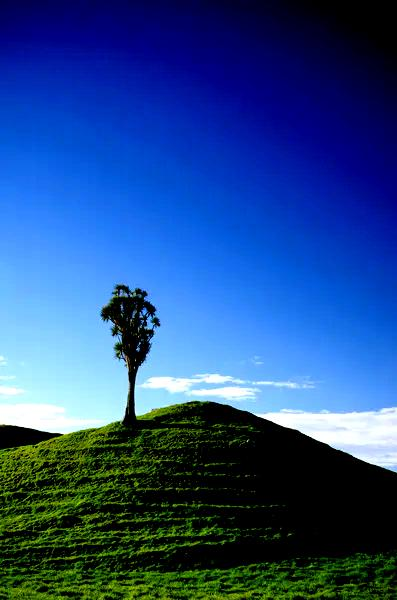
#> input picture normalize.jpg, 397 x 600 px
$ python task5.py
#> lines starting #> are read from the running program, lines starting #| are printed output that depends on the picture
from PIL import Image
from matplotlib import pyplot as plt
import numpy as np
import cv2

def makeHis(filename):
    img = cv2.imread(filename, 0)
    plt.hist(img.ravel(), 256, [0, 256])
    plt.show()

def normalizeRed(intensity):
    iI = intensity
    minI = 86
    maxI = 230
    minO = 0
    maxO = 255
    iO = (iI - minI) * (((maxO - minO) / (maxI - minI)) + minO)
    return iO

def normalizeGreen(intensity):
    iI = intensity
    minI = 90
    maxI = 225
    minO = 0
    maxO = 255
    iO = (iI - minI) * (((maxO - minO) / (maxI - minI)) + minO)
    return iO

def normalizeBlue(intensity):
    iI = intensity
    minI = 100
    maxI = 210
    minO = 0
    maxO = 255
    iO = (iI - minI) * (((maxO - minO) / (maxI - minI)) + minO)
    return iO


img = cv2.imread('normalize.jpg', 0)
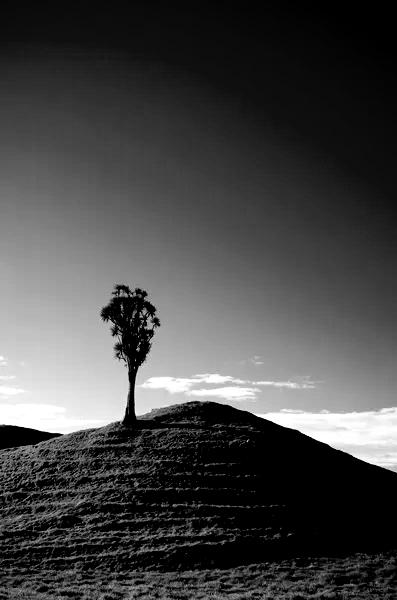
#> img: shape (600, 397); min 0, max 255, mean 70.6
plt.imshow(img, cmap='gray')


def make_histogram(image, bins=256):
    histogram = np.zeros(bins)
    for pixel in image:
        histogram[pixel] += 1


    return histogram
def cumsum(values):
    result = [values[0]]
    for i in values[1:]:
        result.append(result[-1] + i)
    return result


def normalize(entries):
    numerator = (entries - np.min(entries)) * 255
    denorminator = np.max(entries) - np.min(entries)
    result = numerator / denorminator
    result.astype('uint8')
    return result


def equalizeHist(img):
    flatten_img = img.flatten()
    cumulativeSum = cumsum(make_histogram(flatten_img))
#> the loop in make_histogram, `for pixel in image:` made 238200 passes
#> pixel on passes 1 to 3: 7, 7, 7
#> after the loop in make_histogram, `for pixel in image:`: histogram = 256 values, max 31645 at index 0, min 190 at index 189, mean 930.5
#> in cumsum, `result = [values[0]]`: result = [31645]
#> the loop in cumsum, `for i in values[1:]:` made 255 passes
#> i on passes 1 to 3: 2664, 2546, 2029
#> after the loop in cumsum, `for i in values[1:]:`: result = 256 values from 31645 to 238200
    cumulativeSum_norm = normalize(cumulativeSum)
    img_new_his = cumulativeSum_norm[flatten_img]
    img_new = np.reshape(img_new_his, img.shape)
    return img_new, cumulativeSum_norm


def drawImage(im, sonuc):
    f, axes = plt.subplots(2, 2, figsize=(10, 7))
    axes[0, 0].imshow(im, cmap='gray')
    axes[0, 0].set_title('image with non Histogram equalization')

    axes[1, 0].hist(im.flatten(), 256, [0, 256])

    axes[0, 1].imshow(sonuc, cmap='gray')
    axes[0, 1].set_title('image with Histogram equalization')

    axes[1, 1].hist(sonuc.ravel(), 256, [0, 256]);
    f.savefig('sonuc.png')
    plt.show()

#-------
i2 = cv2.imread('normalize.jpg', 0)
plt.imshow(i2, cmap='gray')
result, normalized_cumsum = equalizeHist(i2)
#> in normalize, `numerator = (entries - np.min(entries)) * 255`: numerator = 256 values from 0 to 52671525
#> in normalize, `denorminator = np.max(entries) - np.min(entries)`: denorminator = 206555
#> in normalize, `result = numerator / denorminator`: result = 256 values from 0 to 255
#> in equalizeHist, `img_new = np.reshape(img_new_his, img.shape)`:
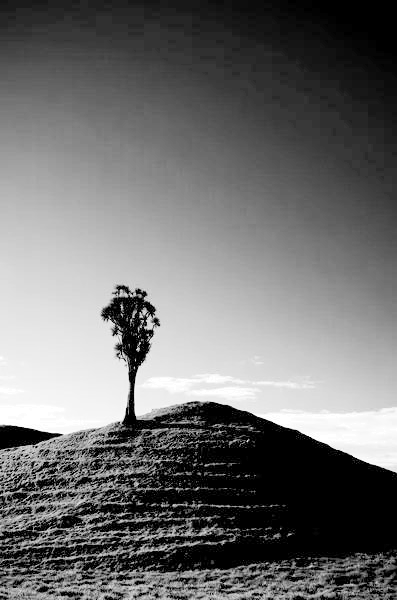
#> img_new: shape (600, 397) float64; min 0, max 255, mean 111.3
#> normalized_cumsum = 256 values from 0 to 255
drawImage(i2, result)
#-------
i = Image.open("normalize.jpg")
i.show()
A = i.split()
normRed = A[0].point(normalizeRed)
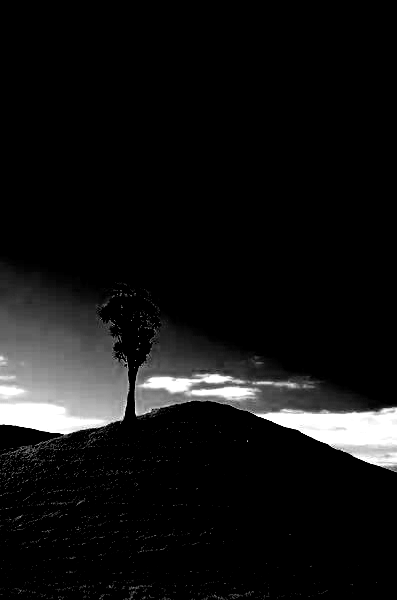
#> normRed: PIL image 397x600 L; min 0, max 255, mean 18.7
normBlue = A[1].point(normalizeGreen)
normGreen = A[2].point(normalizeBlue)
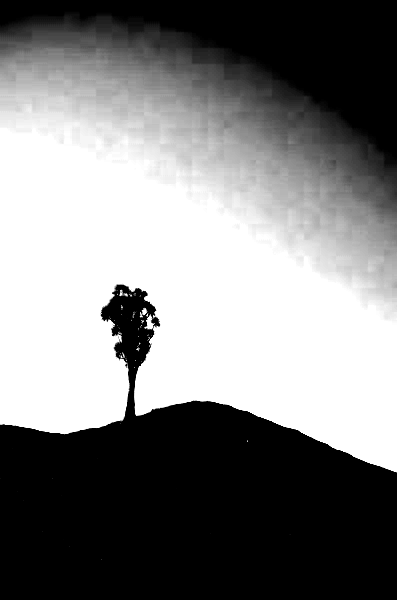
#> normGreen: PIL image 397x600 L; min 0, max 255, mean 126.9
normalize = Image.merge("RGB", (normRed, normBlue, normGreen))
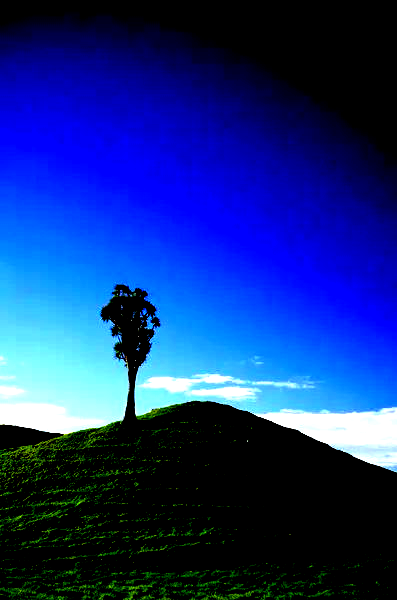
#> normalize: PIL image 397x600 RGB; mean R, G, B 18.7, 47.4, 126.9
normalize.show()
normalize.save("normalize.jpg")
makeHis("normalize.jpg")
#> in makeHis, `img = cv2.imread(filename, 0)`:
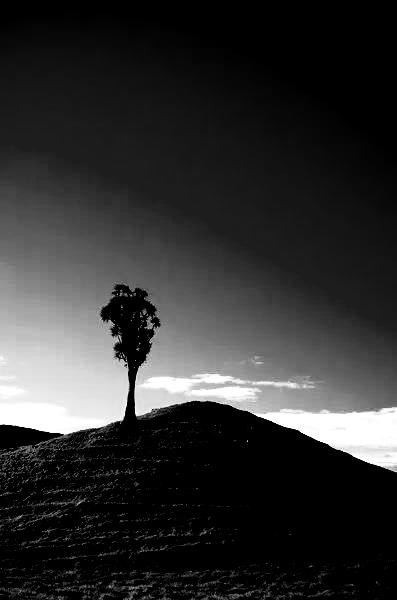
#> img: shape (600, 397); min 0, max 255, mean 48.1
#> in makeHis, `plt.show()`:
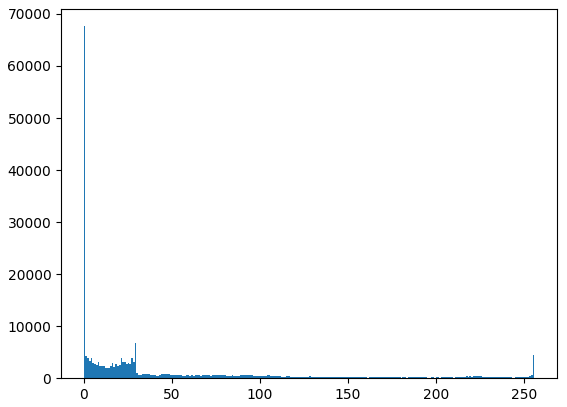
#> figure drawn by matplotlib, 1 panel; tallest bar 67645 high, from x = 0 to 1
